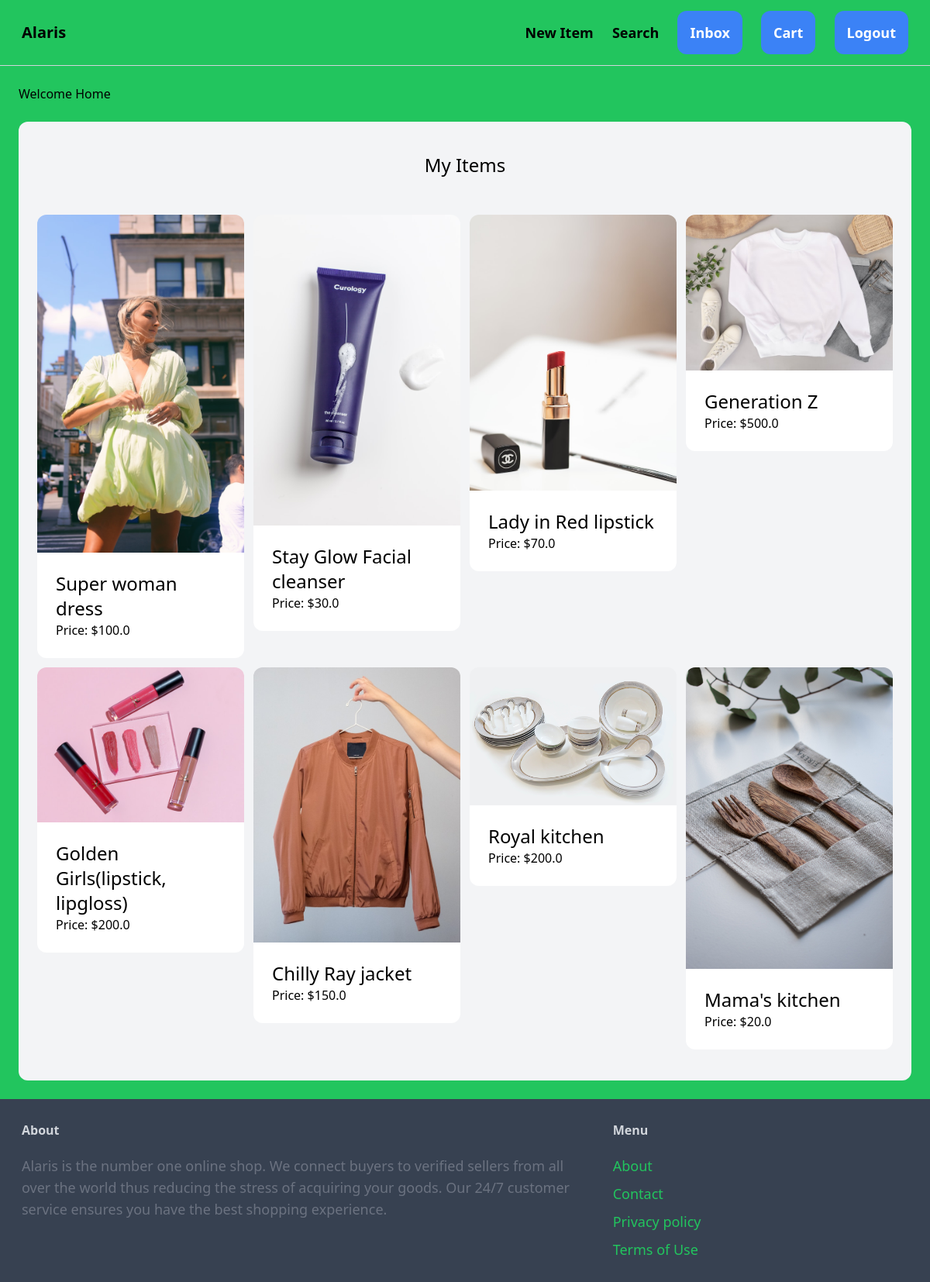
The app's page /cart/ (signed in) with its own data.
### item/models.py (models this page shows, shortened)
class Item(models.Model):
    category = models.ForeignKey(Category, related_name='items', on_delete=models.CASCADE)
    name = models.CharField(max_length=200)
    description = models.TextField(blank=True, null=True)
    image = models.ImageField(upload_to='item_images', blank=True, null=True)
    price = models.FloatField()
    is_sold = models.BooleanField(default=False)
    created_by = models.ForeignKey(User, related_name='items', on_delete=models.CASCADE)
    created_at = models.DateTimeField(auto_now_add=True)

### cart/views.py (the view)
# urls.py: path('', views.index, name='index'),
@login_required
def index(request):
    items = Item.objects.filter(created_by=request.user)
    return render(request, 'cart/index.html', {
        'items': items,
    })

### cart/templates/cart/index.html (shortened to what this page needs)
{% extends "duka/base.html" %}
   {% block content %}
    <h1>Welcome Home</h1>
    <div class="mt-6 px-6 py-10 bg-gray-100 rounded-xl">
      <h2 class="mb-12 text-2xl text-center">My Items</h2>
      <div class="grid grid-cols-4 gap-3">
        {% for item in items %}
        <div>
          <a href="{% url 'item:detail' item.id %}">
            <div>
              <img src="{{ item.image.url }}" class="rounded-t-xl" />
            </div>
            <div class="p-6 bg-white rounded-b-xl">
              <h3 class="text-2xl">{{ item.name }}</h3>
              <p class="text-gray-450">Price: ${{ item.price }}</p>
            </div>
          </a>
        </div>
        {% endfor %}
      </div>
    </div>
   {% endblock content %}

### records on screen
Item: image (picture), name "Super woman dress", price "100.0"
Item: image (picture), name "Stay Glow Facial cleanser", price "30.0"
Item: image (picture), name "Lady in Red lipstick", price "70.0"
Item: image (picture), name "Generation Z", price "500.0"
Item: image (picture), name "Golden Girls(lipstick, lipgloss)", price "200.0"
Item: image (picture), name "Chilly Ray jacket", price "150.0"
Item: image (picture), name "Royal kitchen", price "200.0"
Item: image (picture), name "Mama's kitchen", price "20.0"
